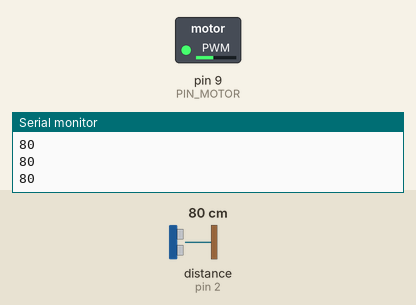
The sketch below on a simulated Arduino Uno, built with avr-gcc and run on an emulated ATmega328P. Shown: switched loads named in the sketch (green lamp = pin HIGH), the last lines printed to the serial monitor. Wiring (inferred from the names in the program): ultrasonic range finder: trigger pin 3; echo pin 2. The inputs (shaded band) are chosen by the test bench; at power-on: distance to the obstacle (sensor on pin 2) 80 cm. The echo pulse lasts 58.3 µs per cm; pins used as bus, display or sensor lines are not drawn.

Above: at 5.2 s.
5.3 s: distance to the obstacle (sensor on pin 2) set to 54 cm
6.8 s: distance to the obstacle (sensor on pin 2) set to 45 cm
At 7.4 s:
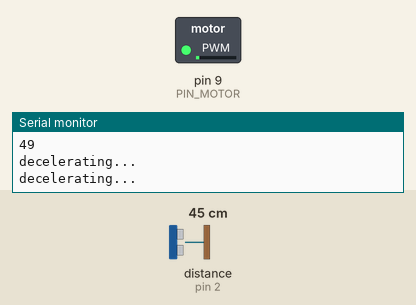
Timing chart, 0 to 15.4 s (numbered marks = the images above; inputs shaded):
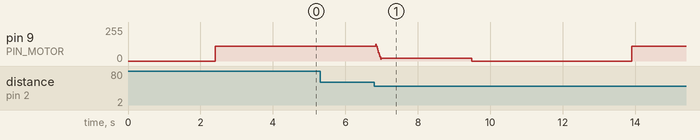

Measured:
- the behaviour switches between 51 and 50 cm on distance to the obstacle (sensor on pin 2) (found by bisection; images 0 and 1)

The sketch:

arduinoTask.ino
```cpp
# define PIN_MOTOR 9
# define PIN_TRIG 3
# define PIN_ECHO 2
# define SMALL_DISTANCE 50
# define SOUND_SPEED_COEFF 58
int distances[20];
int numOfDists = 20;

void setup() {
  pinMode(PIN_MOTOR, OUTPUT);
  pinMode(PIN_TRIG, OUTPUT);
  pinMode(PIN_ECHO, INPUT);
  Serial.begin(9600);
  resetDistance();
}

void deceleration() {
  for(int i = 127; i >= 15; i-= 16) {
    if (i % 64 == 63) Serial.println("decelerating...");
    analogWrite(PIN_MOTOR, i);
    delay(20);
  }
  analogWrite(PIN_MOTOR, 20);
  delay(2500);
  analogWrite(PIN_MOTOR, 0);
  Serial.println("decelerated!");
}

void acceleration(){
  for(int i = 0; i < 256; i++) {
    if (i % 64 == 0) Serial.println("accelerating...");
    analogWrite(PIN_MOTOR, i);
    delay(1);
  }
  for (int i = 255; i >= 110; i--) {
    analogWrite(PIN_MOTOR, i);
    delay(1);
  }
  Serial.println("accelerated!");
}

void resetDistance(){
  for (int i = 0; i < numOfDists; i++){
    distances[i] = 100;
  }
}

void updateDistance(){
  for(int i = 0; i < numOfDists; i++) {
    distances[i] = distances[i + 1];
  }
  distances[numOfDists - 1] = distance();
}

int distance() {
  int duration, cm;
  digitalWrite(PIN_TRIG, LOW);
  delayMicroseconds(2);
  digitalWrite(PIN_TRIG, HIGH);
  delayMicroseconds(10);
  digitalWrite(PIN_TRIG, LOW);
  duration = pulseIn(PIN_ECHO, HIGH);
  cm = duration/SOUND_SPEED_COEFF;
  return cm;
}

boolean isNear(){
  updateDistance();
  int avgDist = 0;
  for (int i = 0; i < numOfDists; i++) {
    avgDist = avgDist + distances[i];
  }
  avgDist = avgDist/numOfDists;
  if (avgDist < 0) return isNear();
  Serial.println(avgDist);
  if (avgDist < SMALL_DISTANCE) {
    return true;
  }
  else {
    return false;
  }

}

void loop() {
  delay(2000);
  acceleration();
  delay(2000);
  while (!isNear()) { delay(1); }
  deceleration();
  delay(2000);
  Serial.println("TIME_TO_TAKE_A_PICTURE");
  resetDistance();
}
```
